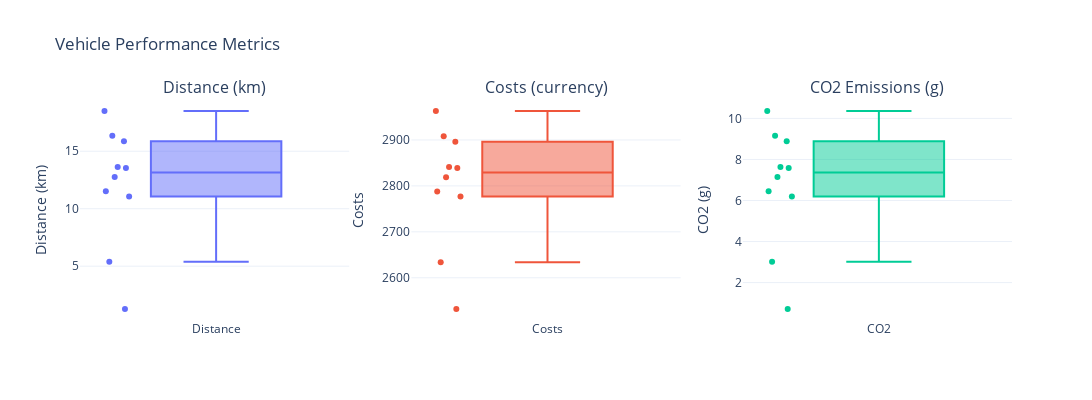

The cell this chart's notebook holds for it:
### Markdown cell above
### 🎯 Individual Vehicle Performance

Finally, we'll dive into vehicle-specific metrics to understand how individual vehicles in the fleet are performing. This helps identify any imbalances in vehicle utilization and areas for optimization in vehicle assignment strategies.

### Code cell
# Analyze vehicle-specific performance
fig, performance_stats = analyze_vehicle_performance(results_dir)
fig.show()

print('\n🚕 Vehicle Performance Statistics:')
for metric, stats in performance_stats.items():
    print(f'\n{metric}:')
    print(stats.to_string())

### Figure 1 — Plotly figure (JSON) as saved in the notebook; plotly's stock layout.template omitted (floating-point values rounded to 4 significant figures)
{"data": [{"boxpoints": "all", "name": "Distance", "type": "box", "xaxis": "x", "y": [11.06, 11.51, 12.76, 16.34, 15.86, 18.5, 13.63, 1.274, 13.55, 5.377], "yaxis": "y"}, {"boxpoints": "all", "name": "Costs", "type": "box", "xaxis": "x2", "y": [2777, 2788, 2819, 2908, 2896, 2963, 2841, 2532, 2839, 2634], "yaxis": "y2"}, {"boxpoints": "all", "name": "CO2", "type": "box", "xaxis": "x3", "y": [6.195, 6.445, 7.146, 9.15, 8.881, 10.36, 7.632, 0.7137, 7.586, 3.011], "yaxis": "y3"}], "layout": {"annotations": [{"font": {"size": 16}, "showarrow": false, "text": "Distance (km)", "x": 0.1444, "xanchor": "center", "xref": "paper", "y": 1, "yanchor": "bottom", "yref": "paper"}, {"font": {"size": 16}, "showarrow": false, "text": "Costs (currency)", "x": 0.5, "xanchor": "center", "xref": "paper", "y": 1, "yanchor": "bottom", "yref": "paper"}, {"font": {"size": 16}, "showarrow": false, "text": "CO2 Emissions (g)", "x": 0.8556, "xanchor": "center", "xref": "paper", "y": 1, "yanchor": "bottom", "yref": "paper"}], "height": 400, "showlegend": false, "title": {"text": "Vehicle Performance Metrics"}, "width": 1200, "xaxis": {"anchor": "y", "domain": [0, 0.2889]}, "xaxis2": {"anchor": "y2", "domain": [0.3556, 0.6444]}, "xaxis3": {"anchor": "y3", "domain": [0.7111, 1]}, "yaxis": {"anchor": "x", "domain": [0, 1], "title": {"text": "Distance (km)"}}, "yaxis2": {"anchor": "x2", "domain": [0, 1], "title": {"text": "Costs"}}, "yaxis3": {"anchor": "x3", "domain": [0, 1], "title": {"text": "CO2 (g)"}}}}
